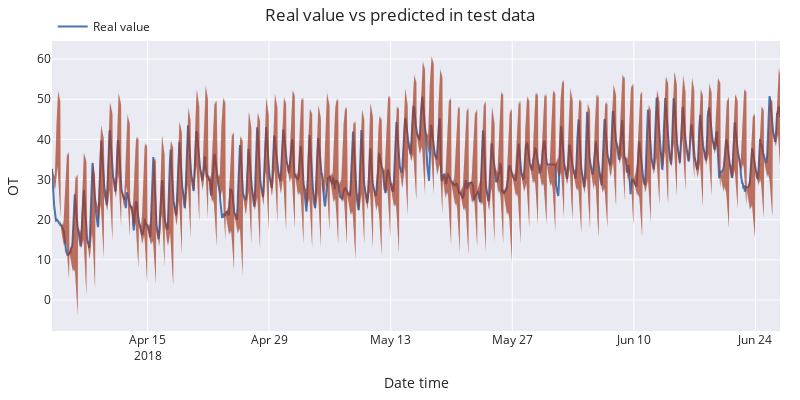

Source (notebook cell):
### Code cell
# Plot
# ==============================================================================
fig = go.Figure([
    go.Scatter(name='Real value', x=data_test.index, y=data_test['OT'], mode='lines'),
    go.Scatter(
        name='Upper Bound', x=prediction_interval_test.index, y=prediction_interval_test['upper_bound_conformal'],
        mode='lines', marker=dict(color="rgba(243, 49, 0, 0.56)"), line=dict(width=0), showlegend=False
    ),
    go.Scatter(
        name='Lower Bound', x=prediction_interval_test.index, y=prediction_interval_test['lower_bound_conformal'],
        marker=dict(color="rgba(243, 49, 0, 0.56)"), line=dict(width=0), mode='lines',
        fillcolor='rgba(243, 49, 0, 0.56)', fill='tonexty', showlegend=False
    )
    ,
    go.Scatter(
        name='Upper Bound', x=prediction_interval_no_conformal.index, y=prediction_interval_no_conformal['upper_bound'],
        mode='lines', marker=dict(color="#444"), line=dict(width=0), showlegend=False
    ),
    go.Scatter(
        name='Lower Bound', x=prediction_interval_no_conformal.index, y=prediction_interval_no_conformal['lower_bound'],
        marker=dict(color="#444"), line=dict(width=0), mode='lines',
        fillcolor='rgba(68, 68, 68, 0.3)', fill='tonexty', showlegend=False
    )

])
fig.update_layout(
    title="Real value vs predicted in test data",
    xaxis_title="Date time",
    yaxis_title="OT",
    width=800,
    height=400,
    margin=dict(l=20, r=20, t=35, b=20),
    hovermode="x",
    legend=dict(orientation="h", yanchor="top", y=1.1, xanchor="left", x=0.001)
)
fig.show()

### Figure 1 — Plotly figure (JSON) as saved in the notebook; plotly's stock layout.template omitted (floating-point values rounded to 4 significant figures; data arrays with more than 128 entries replaced by an {"elided": "..."} marker saying what was removed)
{"data": [{"mode": "lines", "name": "Real value", "type": "scatter", "x": {"elided": "2013 str values"}, "y": {"elided": "2013 float values"}}, {"line": {"width": 0}, "marker": {"color": "rgba(243, 49, 0, 0.56)"}, "mode": "lines", "name": "Upper Bound", "showlegend": false, "type": "scatter", "x": {"elided": "2013 str values"}, "y": {"elided": "2013 float values"}}, {"fill": "tonexty", "fillcolor": "rgba(243, 49, 0, 0.56)", "line": {"width": 0}, "marker": {"color": "rgba(243, 49, 0, 0.56)"}, "mode": "lines", "name": "Lower Bound", "showlegend": false, "type": "scatter", "x": {"elided": "2013 str values"}, "y": {"elided": "2013 float values"}}, {"line": {"width": 0}, "marker": {"color": "#444"}, "mode": "lines", "name": "Upper Bound", "showlegend": false, "type": "scatter", "x": {"elided": "2013 str values"}, "y": {"elided": "2013 float values"}}, {"fill": "tonexty", "fillcolor": "rgba(68, 68, 68, 0.3)", "line": {"width": 0}, "marker": {"color": "#444"}, "mode": "lines", "name": "Lower Bound", "showlegend": false, "type": "scatter", "x": {"elided": "2013 str values"}, "y": {"elided": "2013 float values"}}], "layout": {"height": 400, "hovermode": "x", "legend": {"orientation": "h", "x": 0.001, "xanchor": "left", "y": 1.1, "yanchor": "top"}, "margin": {"b": 20, "l": 20, "r": 20, "t": 35}, "title": {"text": "Real value vs predicted in test data"}, "width": 800, "xaxis": {"title": {"text": "Date time"}}, "yaxis": {"title": {"text": "OT"}}}}
